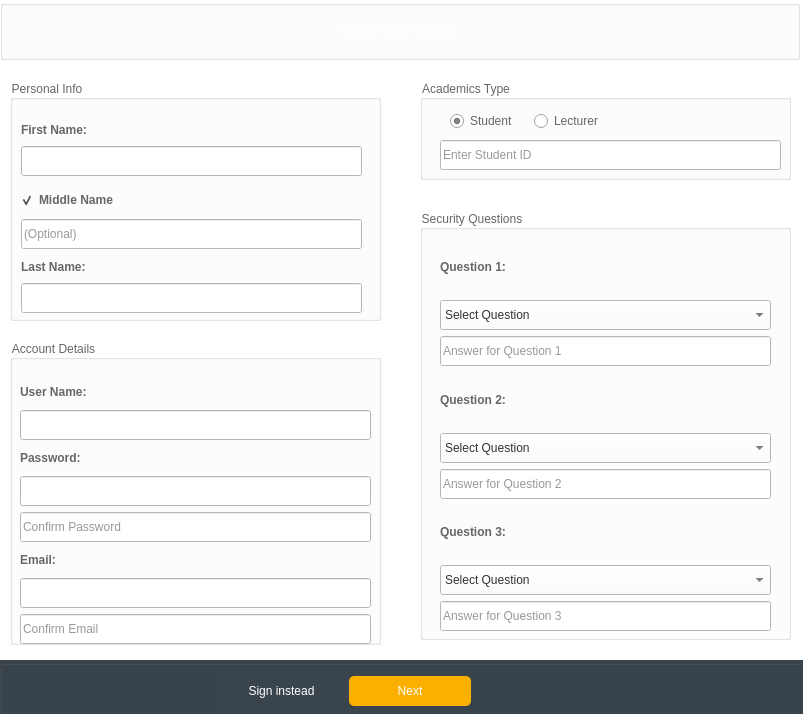
<?xml version="1.0" encoding="UTF-8"?>
<ui version="4.0">
 <class>Register</class>
 <widget class="QDialog" name="Register">
  <property name="geometry">
   <rect>
    <x>0</x>
    <y>0</y>
    <width>803</width>
    <height>714</height>
   </rect>
  </property>
  <property name="minimumSize">
   <size>
    <width>0</width>
    <height>0</height>
   </size>
  </property>
  <property name="maximumSize">
   <size>
    <width>16777215</width>
    <height>16777215</height>
   </size>
  </property>
  <property name="windowTitle">
   <string>Sign Up</string>
  </property>
  <property name="styleSheet">
   <string notr="true">background-color:#ffffff;</string>
  </property>
  <widget class="QGroupBox" name="Header">
   <property name="geometry">
    <rect>
     <x>0</x>
     <y>0</y>
     <width>800</width>
     <height>60</height>
    </rect>
   </property>
   <property name="minimumSize">
    <size>
     <width>800</width>
     <height>60</height>
    </size>
   </property>
   <property name="maximumSize">
    <size>
     <width>400</width>
     <height>60</height>
    </size>
   </property>
   <property name="styleSheet">
    <string notr="true">background: url(:/images/background.jpg);
background-position:center;
background-repeat: no-repeat;</string>
   </property>
   <property name="title">
    <string/>
   </property>
   <widget class="QLabel" name="label">
    <property name="geometry">
     <rect>
      <x>0</x>
      <y>20</y>
      <width>800</width>
      <height>20</height>
     </rect>
    </property>
    <property name="minimumSize">
     <size>
      <width>800</width>
      <height>20</height>
     </size>
    </property>
    <property name="maximumSize">
     <size>
      <width>800</width>
      <height>20</height>
     </size>
    </property>
    <property name="font">
     <font>
      <weight>62</weight>
      <bold>true</bold>
     </font>
    </property>
    <property name="styleSheet">
     <string notr="true">font-weight:500;
color:#ffffff;
background: none;</string>
    </property>
    <property name="text">
     <string>Create your account</string>
    </property>
    <property name="alignment">
     <set>Qt::AlignCenter</set>
    </property>
   </widget>
  </widget>
  <widget class="QStackedWidget" name="stackedWidgetRegister">
   <property name="geometry">
    <rect>
     <x>0</x>
     <y>60</y>
     <width>821</width>
     <height>661</height>
    </rect>
   </property>
   <property name="currentIndex">
    <number>0</number>
   </property>
   <widget class="QWidget" name="personInfo">
    <widget class="QGroupBox" name="userInfogroupBox_2">
     <property name="geometry">
      <rect>
       <x>420</x>
       <y>150</y>
       <width>371</width>
       <height>430</height>
      </rect>
     </property>
     <property name="minimumSize">
      <size>
       <width>371</width>
       <height>430</height>
      </size>
     </property>
     <property name="maximumSize">
      <size>
       <width>371</width>
       <height>430</height>
      </size>
     </property>
     <property name="styleSheet">
      <string notr="true">color:#666;
background-color:none;</string>
     </property>
     <property name="title">
      <string>Security Questions</string>
     </property>
     <widget class="QWidget" name="layoutWidget_5">
      <property name="geometry">
       <rect>
        <x>20</x>
        <y>30</y>
        <width>331</width>
        <height>391</height>
       </rect>
      </property>
      <layout class="QVBoxLayout" name="verticalLayout_4">
       <item>
        <widget class="QLabel" name="firstQuestion_RegForm_3">
         <property name="font">
          <font>
           <weight>75</weight>
           <bold>true</bold>
          </font>
         </property>
         <property name="styleSheet">
          <string notr="true">background-color:none;</string>
         </property>
         <property name="text">
          <string>Question 1:</string>
         </property>
        </widget>
       </item>
       <item>
        <widget class="QComboBox" name="question_1_comboBox">
         <property name="minimumSize">
          <size>
           <width>0</width>
           <height>30</height>
          </size>
         </property>
         <property name="maximumSize">
          <size>
           <width>16777215</width>
           <height>30</height>
          </size>
         </property>
         <property name="styleSheet">
          <string notr="true">background:#ffffff;
color:#333;</string>
         </property>
         <item>
          <property name="text">
           <string>Select Question</string>
          </property>
         </item>
        </widget>
       </item>
       <item>
        <widget class="QLineEdit" name="firtstQuestionAnswer_RegFormLineEdit">
         <property name="minimumSize">
          <size>
           <width>0</width>
           <height>30</height>
          </size>
         </property>
         <property name="maximumSize">
          <size>
           <width>16777215</width>
           <height>30</height>
          </size>
         </property>
         <property name="styleSheet">
          <string notr="true">background-color:#ffffff;
color: #333;</string>
         </property>
         <property name="placeholderText">
          <string>Answer for Question 1</string>
         </property>
        </widget>
       </item>
       <item>
        <widget class="QLabel" name="secondQuestion_RegForm_3">
         <property name="font">
          <font>
           <weight>75</weight>
           <bold>true</bold>
          </font>
         </property>
         <property name="styleSheet">
          <string notr="true">background-color:none;</string>
         </property>
         <property name="text">
          <string>Question 2:</string>
         </property>
        </widget>
       </item>
       <item>
        <widget class="QComboBox" name="question_2_comboBox">
         <property name="minimumSize">
          <size>
           <width>0</width>
           <height>30</height>
          </size>
         </property>
         <property name="maximumSize">
          <size>
           <width>16777215</width>
           <height>30</height>
          </size>
         </property>
         <property name="styleSheet">
          <string notr="true">background:#ffffff;
color:#333;</string>
         </property>
         <item>
          <property name="text">
           <string>Select Question</string>
          </property>
         </item>
        </widget>
       </item>
       <item>
        <widget class="QLineEdit" name="secondQuestionAnswer_RegFormLineEdit">
         <property name="minimumSize">
          <size>
           <width>0</width>
           <height>30</height>
          </size>
         </property>
         <property name="maximumSize">
          <size>
           <width>16777215</width>
           <height>30</height>
          </size>
         </property>
         <property name="styleSheet">
          <string notr="true">background-color:#ffffff;
color: #333;</string>
         </property>
         <property name="placeholderText">
          <string>Answer for Question 2</string>
         </property>
        </widget>
       </item>
       <item>
        <widget class="QLabel" name="thirdQuestion_RegForm_3">
         <property name="font">
          <font>
           <weight>75</weight>
           <bold>true</bold>
          </font>
         </property>
         <property name="styleSheet">
          <string notr="true">background-color:none;</string>
         </property>
         <property name="text">
          <string>Question 3:</string>
         </property>
        </widget>
       </item>
       <item>
        <widget class="QComboBox" name="question_3_comboBox">
         <property name="minimumSize">
          <size>
           <width>0</width>
           <height>30</height>
          </size>
         </property>
         <property name="maximumSize">
          <size>
           <width>16777215</width>
           <height>30</height>
          </size>
         </property>
         <property name="styleSheet">
          <string notr="true">background:#ffffff;
color:#333;</string>
         </property>
         <item>
          <property name="text">
           <string>Select Question</string>
          </property>
         </item>
        </widget>
       </item>
       <item>
        <widget class="QLineEdit" name="thirdQuestionAnswer_RegFormLineEdit">
         <property name="minimumSize">
          <size>
           <width>0</width>
           <height>30</height>
          </size>
         </property>
         <property name="maximumSize">
          <size>
           <width>16777215</width>
           <height>30</height>
          </size>
         </property>
         <property name="styleSheet">
          <string notr="true">background-color:#ffffff;
color: #333;</string>
         </property>
         <property name="placeholderText">
          <string>Answer for Question 3</string>
         </property>
        </widget>
       </item>
      </layout>
     </widget>
    </widget>
    <widget class="QGroupBox" name="userInfogroupBox">
     <property name="geometry">
      <rect>
       <x>10</x>
       <y>280</y>
       <width>371</width>
       <height>305</height>
      </rect>
     </property>
     <property name="minimumSize">
      <size>
       <width>0</width>
       <height>0</height>
      </size>
     </property>
     <property name="maximumSize">
      <size>
       <width>371</width>
       <height>305</height>
      </size>
     </property>
     <property name="styleSheet">
      <string notr="true">color:#666;
background-color:none;</string>
     </property>
     <property name="title">
      <string>Account Details</string>
     </property>
     <widget class="QWidget" name="layoutWidget1_3">
      <property name="geometry">
       <rect>
        <x>10</x>
        <y>40</y>
        <width>351</width>
        <height>264</height>
       </rect>
      </property>
      <layout class="QVBoxLayout" name="verticalLayout_2">
       <item>
        <widget class="QLabel" name="userName_RegForm">
         <property name="font">
          <font>
           <weight>75</weight>
           <bold>true</bold>
          </font>
         </property>
         <property name="styleSheet">
          <string notr="true">background-color:none;</string>
         </property>
         <property name="text">
          <string>User Name:</string>
         </property>
        </widget>
       </item>
       <item>
        <widget class="QLineEdit" name="userName_RegFormLineEdit">
         <property name="minimumSize">
          <size>
           <width>0</width>
           <height>30</height>
          </size>
         </property>
         <property name="maximumSize">
          <size>
           <width>16777215</width>
           <height>30</height>
          </size>
         </property>
         <property name="styleSheet">
          <string notr="true">background-color:#ffffff;
color: #333;</string>
         </property>
        </widget>
       </item>
       <item>
        <widget class="QLabel" name="password_RegForm">
         <property name="font">
          <font>
           <weight>75</weight>
           <bold>true</bold>
          </font>
         </property>
         <property name="styleSheet">
          <string notr="true">background-color:none;</string>
         </property>
         <property name="text">
          <string>Password:</string>
         </property>
        </widget>
       </item>
       <item>
        <widget class="QLineEdit" name="password_RegFormLineEdit">
         <property name="minimumSize">
          <size>
           <width>0</width>
           <height>30</height>
          </size>
         </property>
         <property name="maximumSize">
          <size>
           <width>16777215</width>
           <height>30</height>
          </size>
         </property>
         <property name="styleSheet">
          <string notr="true">background-color:#ffffff;
color: #333;</string>
         </property>
         <property name="echoMode">
          <enum>QLineEdit::Password</enum>
         </property>
        </widget>
       </item>
       <item>
        <widget class="QLineEdit" name="passwordConfirm_RegFormLineEdit">
         <property name="minimumSize">
          <size>
           <width>0</width>
           <height>30</height>
          </size>
         </property>
         <property name="maximumSize">
          <size>
           <width>16777215</width>
           <height>30</height>
          </size>
         </property>
         <property name="styleSheet">
          <string notr="true">background-color:#ffffff;
color: #333;</string>
         </property>
         <property name="echoMode">
          <enum>QLineEdit::Password</enum>
         </property>
         <property name="placeholderText">
          <string>Confirm Password</string>
         </property>
        </widget>
       </item>
       <item>
        <widget class="QLabel" name="email_RegForm">
         <property name="font">
          <font>
           <weight>75</weight>
           <bold>true</bold>
          </font>
         </property>
         <property name="styleSheet">
          <string notr="true">background-color:none;</string>
         </property>
         <property name="text">
          <string>Email:</string>
         </property>
        </widget>
       </item>
       <item>
        <widget class="QLineEdit" name="confirmEmail_RegFormLineEdit_2">
         <property name="minimumSize">
          <size>
           <width>0</width>
           <height>30</height>
          </size>
         </property>
         <property name="maximumSize">
          <size>
           <width>16777215</width>
           <height>30</height>
          </size>
         </property>
         <property name="styleSheet">
          <string notr="true">background-color:#ffffff;
color: #333;</string>
         </property>
         <property name="placeholderText">
          <string/>
         </property>
        </widget>
       </item>
       <item alignment="Qt::AlignTop">
        <widget class="QLineEdit" name="email_RegFormLineEdit">
         <property name="minimumSize">
          <size>
           <width>0</width>
           <height>30</height>
          </size>
         </property>
         <property name="maximumSize">
          <size>
           <width>16777215</width>
           <height>30</height>
          </size>
         </property>
         <property name="styleSheet">
          <string notr="true">background-color:#ffffff;
color: #333;</string>
         </property>
         <property name="placeholderText">
          <string>Confirm Email</string>
         </property>
        </widget>
       </item>
      </layout>
     </widget>
    </widget>
    <widget class="QGroupBox" name="personalInfogroupBox">
     <property name="geometry">
      <rect>
       <x>10</x>
       <y>20</y>
       <width>371</width>
       <height>241</height>
      </rect>
     </property>
     <property name="minimumSize">
      <size>
       <width>371</width>
       <height>181</height>
      </size>
     </property>
     <property name="maximumSize">
      <size>
       <width>16777215</width>
       <height>16777215</height>
      </size>
     </property>
     <property name="styleSheet">
      <string notr="true">color:#666;
background: transparent;
</string>
     </property>
     <property name="title">
      <string>Personal Info</string>
     </property>
     <widget class="QLabel" name="firstName_RegForm">
      <property name="geometry">
       <rect>
        <x>11</x>
        <y>42</y>
        <width>75</width>
        <height>16</height>
       </rect>
      </property>
      <property name="font">
       <font>
        <weight>75</weight>
        <bold>true</bold>
       </font>
      </property>
      <property name="styleSheet">
       <string notr="true">background-color:none;</string>
      </property>
      <property name="text">
       <string>First Name:</string>
      </property>
     </widget>
     <widget class="QLineEdit" name="firstName_RegFormLineEdit">
      <property name="geometry">
       <rect>
        <x>11</x>
        <y>66</y>
        <width>341</width>
        <height>30</height>
       </rect>
      </property>
      <property name="minimumSize">
       <size>
        <width>0</width>
        <height>30</height>
       </size>
      </property>
      <property name="maximumSize">
       <size>
        <width>16777215</width>
        <height>30</height>
       </size>
      </property>
      <property name="styleSheet">
       <string notr="true">background-color:#ffffff;
color: #333;</string>
      </property>
     </widget>
     <widget class="QLineEdit" name="middleName_RegFormLineEdit">
      <property name="enabled">
       <bool>true</bool>
      </property>
      <property name="geometry">
       <rect>
        <x>11</x>
        <y>139</y>
        <width>341</width>
        <height>30</height>
       </rect>
      </property>
      <property name="minimumSize">
       <size>
        <width>0</width>
        <height>30</height>
       </size>
      </property>
      <property name="maximumSize">
       <size>
        <width>16777215</width>
        <height>30</height>
       </size>
      </property>
      <property name="styleSheet">
       <string notr="true">background-color:#ffffff;
color: #333;</string>
      </property>
      <property name="placeholderText">
       <string>(Optional)</string>
      </property>
     </widget>
     <widget class="QLabel" name="lastName_RegForm">
      <property name="geometry">
       <rect>
        <x>11</x>
        <y>179</y>
        <width>72</width>
        <height>16</height>
       </rect>
      </property>
      <property name="font">
       <font>
        <weight>75</weight>
        <bold>true</bold>
       </font>
      </property>
      <property name="styleSheet">
       <string notr="true">background-color:none;</string>
      </property>
      <property name="text">
       <string>Last Name:</string>
      </property>
     </widget>
     <widget class="QLineEdit" name="lastName_RegFormLineEdit">
      <property name="geometry">
       <rect>
        <x>11</x>
        <y>203</y>
        <width>341</width>
        <height>30</height>
       </rect>
      </property>
      <property name="minimumSize">
       <size>
        <width>0</width>
        <height>30</height>
       </size>
      </property>
      <property name="maximumSize">
       <size>
        <width>16777215</width>
        <height>30</height>
       </size>
      </property>
      <property name="styleSheet">
       <string notr="true">background-color:#ffffff;
color: #333;</string>
      </property>
     </widget>
     <widget class="QCheckBox" name="middleNamecheckBox">
      <property name="geometry">
       <rect>
        <x>10</x>
        <y>110</y>
        <width>111</width>
        <height>20</height>
       </rect>
      </property>
      <property name="font">
       <font>
        <weight>75</weight>
        <bold>true</bold>
       </font>
      </property>
      <property name="text">
       <string>Middle Name</string>
      </property>
      <property name="checked">
       <bool>true</bool>
      </property>
     </widget>
    </widget>
    <widget class="QGroupBox" name="accountTypegroupBox">
     <property name="geometry">
      <rect>
       <x>420</x>
       <y>20</y>
       <width>371</width>
       <height>100</height>
      </rect>
     </property>
     <property name="minimumSize">
      <size>
       <width>0</width>
       <height>100</height>
      </size>
     </property>
     <property name="maximumSize">
      <size>
       <width>371</width>
       <height>100</height>
      </size>
     </property>
     <property name="styleSheet">
      <string notr="true">color:#666;
background-color:none;</string>
     </property>
     <property name="title">
      <string>Academics Type</string>
     </property>
     <widget class="QLineEdit" name="studentIdRegFormLineEdit">
      <property name="enabled">
       <bool>true</bool>
      </property>
      <property name="geometry">
       <rect>
        <x>20</x>
        <y>60</y>
        <width>341</width>
        <height>30</height>
       </rect>
      </property>
      <property name="minimumSize">
       <size>
        <width>0</width>
        <height>30</height>
       </size>
      </property>
      <property name="maximumSize">
       <size>
        <width>16777215</width>
        <height>30</height>
       </size>
      </property>
      <property name="styleSheet">
       <string notr="true">background-color:#ffffff;
color: #333;</string>
      </property>
      <property name="placeholderText">
       <string>Enter Student ID</string>
      </property>
     </widget>
     <widget class="QWidget" name="layoutWidget">
      <property name="geometry">
       <rect>
        <x>30</x>
        <y>30</y>
        <width>161</width>
        <height>22</height>
       </rect>
      </property>
      <layout class="QHBoxLayout" name="horizontalLayout_4">
       <item>
        <widget class="QRadioButton" name="studentRadioButton">
         <property name="text">
          <string>Student</string>
         </property>
         <property name="checked">
          <bool>true</bool>
         </property>
        </widget>
       </item>
       <item>
        <widget class="QRadioButton" name="lecturerRadioButton">
         <property name="text">
          <string>Lecturer</string>
         </property>
        </widget>
       </item>
      </layout>
     </widget>
    </widget>
    <widget class="QGroupBox" name="Footer">
     <property name="geometry">
      <rect>
       <x>0</x>
       <y>600</y>
       <width>811</width>
       <height>60</height>
      </rect>
     </property>
     <property name="minimumSize">
      <size>
       <width>811</width>
       <height>60</height>
      </size>
     </property>
     <property name="maximumSize">
      <size>
       <width>800</width>
       <height>60</height>
      </size>
     </property>
     <property name="styleSheet">
      <string notr="true">background:#3a444c;</string>
     </property>
     <property name="title">
      <string/>
     </property>
     <widget class="QWidget" name="layoutWidget1_6">
      <property name="geometry">
       <rect>
        <x>220</x>
        <y>10</y>
        <width>251</width>
        <height>42</height>
       </rect>
      </property>
      <layout class="QHBoxLayout" name="horizontalLayout_3">
       <item>
        <widget class="QPushButton" name="cancelSignUpButton">
         <property name="styleSheet">
          <string notr="true">color: #ffffff;
border:0;
height:30px;
border-radius:5px;</string>
         </property>
         <property name="text">
          <string>Sign instead</string>
         </property>
         <property name="icon">
          <iconset resource="images.qrc">
           <normaloff>:/icons White/Icons/White/Passsword.png</normaloff>:/icons White/Icons/White/Passsword.png</iconset>
         </property>
        </widget>
       </item>
       <item>
        <widget class="QPushButton" name="signUpNextButton">
         <property name="styleSheet">
          <string notr="true">background:#fbaf01;
color: #ffffff;
border:0;
height:30px;
border-radius:5px;</string>
         </property>
         <property name="text">
          <string>Next</string>
         </property>
         <property name="icon">
          <iconset resource="images.qrc">
           <normaloff>:/icons White/Icons/White/Double Arrow RIGHT.png</normaloff>:/icons White/Icons/White/Double Arrow RIGHT.png</iconset>
         </property>
         <property name="autoDefault">
          <bool>false</bool>
         </property>
         <property name="default">
          <bool>false</bool>
         </property>
        </widget>
       </item>
      </layout>
     </widget>
    </widget>
   </widget>
   <widget class="QWidget" name="academic">
    <widget class="QGroupBox" name="academicGroupBox">
     <property name="geometry">
      <rect>
       <x>0</x>
       <y>10</y>
       <width>771</width>
       <height>71</height>
      </rect>
     </property>
     <property name="minimumSize">
      <size>
       <width>0</width>
       <height>0</height>
      </size>
     </property>
     <property name="maximumSize">
      <size>
       <width>16777215</width>
       <height>16777215</height>
      </size>
     </property>
     <property name="styleSheet">
      <string notr="true">color:#666;
background:#f1f1f1;</string>
     </property>
     <property name="title">
      <string>Academic Info</string>
     </property>
     <widget class="QPushButton" name="filterSearchButton">
      <property name="geometry">
       <rect>
        <x>511</x>
        <y>29</y>
        <width>251</width>
        <height>26</height>
       </rect>
      </property>
      <property name="styleSheet">
       <string notr="true">background:#fbaf01;
color: #ffffff;
border:0;
height:30px;
border-radius:5px;</string>
      </property>
      <property name="text">
       <string>Filter Search</string>
      </property>
      <property name="icon">
       <iconset resource="images.qrc">
        <normaloff>:/icons White/Icons/White/Search.png</normaloff>:/icons White/Icons/White/Search.png</iconset>
      </property>
      <property name="autoDefault">
       <bool>false</bool>
      </property>
      <property name="default">
       <bool>false</bool>
      </property>
     </widget>
     <widget class="QWidget" name="layoutWidget">
      <property name="geometry">
       <rect>
        <x>40</x>
        <y>30</y>
        <width>189</width>
        <height>32</height>
       </rect>
      </property>
      <layout class="QHBoxLayout" name="horizontalLayout_2">
       <item>
        <widget class="QLabel" name="facultyLabel">
         <property name="font">
          <font>
           <weight>75</weight>
           <bold>true</bold>
          </font>
         </property>
         <property name="styleSheet">
          <string notr="true">background-color:none;</string>
         </property>
         <property name="text">
          <string>Faculty:</string>
         </property>
         <property name="alignment">
          <set>Qt::AlignRight|Qt::AlignTrailing|Qt::AlignVCenter</set>
         </property>
        </widget>
       </item>
       <item>
        <widget class="QComboBox" name="facultyComboBox">
         <item>
          <property name="text">
           <string>Select Faculty</string>
          </property>
         </item>
        </widget>
       </item>
      </layout>
     </widget>
     <widget class="QWidget" name="layoutWidget">
      <property name="geometry">
       <rect>
        <x>270</x>
        <y>30</y>
        <width>201</width>
        <height>32</height>
       </rect>
      </property>
      <layout class="QHBoxLayout" name="horizontalLayout_5">
       <item>
        <widget class="QLabel" name="programLabel">
         <property name="font">
          <font>
           <weight>75</weight>
           <bold>true</bold>
          </font>
         </property>
         <property name="styleSheet">
          <string notr="true">background-color:none;</string>
         </property>
         <property name="text">
          <string>Program:</string>
         </property>
         <property name="alignment">
          <set>Qt::AlignRight|Qt::AlignTrailing|Qt::AlignVCenter</set>
         </property>
        </widget>
       </item>
       <item>
        <widget class="QComboBox" name="programComboBox">
         <item>
          <property name="text">
           <string>Select program</string>
          </property>
         </item>
         <item>
          <property name="text">
           <string>Associate</string>
          </property>
         </item>
         <item>
          <property name="text">
           <string>Bachelor</string>
          </property>
         </item>
        </widget>
       </item>
      </layout>
     </widget>
    </widget>
    <widget class="QGroupBox" name="groupBoxRegBottom">
     <property name="geometry">
      <rect>
       <x>0</x>
       <y>600</y>
       <width>811</width>
       <height>60</height>
      </rect>
     </property>
     <property name="minimumSize">
      <size>
       <width>811</width>
       <height>60</height>
      </size>
     </property>
     <property name="maximumSize">
      <size>
       <width>811</width>
       <height>60</height>
      </size>
     </property>
     <property name="styleSheet">
      <string notr="true">background:#3a444c;</string>
     </property>
     <property name="title">
      <string/>
     </property>
     <widget class="QWidget" name="layoutWidget1">
      <property name="geometry">
       <rect>
        <x>270</x>
        <y>10</y>
        <width>231</width>
        <height>32</height>
       </rect>
      </property>
      <layout class="QHBoxLayout" name="horizontalLayout">
       <item>
        <widget class="QPushButton" name="backSignUpButton">
         <property name="styleSheet">
          <string notr="true">color: #ffffff;
border:0;
height:30px;
border-radius:5px;</string>
         </property>
         <property name="text">
          <string>Back</string>
         </property>
         <property name="icon">
          <iconset resource="images.qrc">
           <normaloff>:/icons White/Icons/White/Single Arrow LEFT.png</normaloff>:/icons White/Icons/White/Single Arrow LEFT.png</iconset>
         </property>
        </widget>
       </item>
       <item>
        <widget class="QPushButton" name="signUpButton">
         <property name="styleSheet">
          <string notr="true">background:#fbaf01;
color: #ffffff;
border:0;
height:30px;
border-radius:5px;</string>
         </property>
         <property name="text">
          <string>  Create</string>
         </property>
         <property name="icon">
          <iconset resource="images.qrc">
           <normaloff>:/icons White/Icons/White/Add User.png</normaloff>:/icons White/Icons/White/Add User.png</iconset>
         </property>
         <property name="autoDefault">
          <bool>false</bool>
         </property>
         <property name="default">
          <bool>false</bool>
         </property>
        </widget>
       </item>
      </layout>
     </widget>
    </widget>
    <widget class="QTableWidget" name="programSequenceTable_registerTableWidget">
     <property name="geometry">
      <rect>
       <x>0</x>
       <y>90</y>
       <width>781</width>
       <height>301</height>
      </rect>
     </property>
     <property name="editTriggers">
      <set>QAbstractItemView::NoEditTriggers</set>
     </property>
    </widget>
    <widget class="QLabel" name="programSequenceSelected_label">
     <property name="geometry">
      <rect>
       <x>10</x>
       <y>410</y>
       <width>201</width>
       <height>16</height>
      </rect>
     </property>
     <property name="font">
      <font>
       <pointsize>9</pointsize>
       <weight>50</weight>
       <bold>false</bold>
      </font>
     </property>
     <property name="styleSheet">
      <string notr="true">color:#666;</string>
     </property>
     <property name="text">
      <string>Program Sequence SELECTED:</string>
     </property>
    </widget>
    <widget class="QLabel" name="facultySelected_label">
     <property name="geometry">
      <rect>
       <x>-10</x>
       <y>440</y>
       <width>801</width>
       <height>21</height>
      </rect>
     </property>
     <property name="font">
      <font>
       <pointsize>12</pointsize>
       <weight>75</weight>
       <bold>true</bold>
      </font>
     </property>
     <property name="styleSheet">
      <string notr="true">color:#666;</string>
     </property>
     <property name="text">
      <string/>
     </property>
     <property name="alignment">
      <set>Qt::AlignCenter</set>
     </property>
    </widget>
    <widget class="QLabel" name="programSelected_label">
     <property name="geometry">
      <rect>
       <x>-10</x>
       <y>470</y>
       <width>801</width>
       <height>21</height>
      </rect>
     </property>
     <property name="font">
      <font>
       <pointsize>12</pointsize>
       <weight>75</weight>
       <bold>true</bold>
      </font>
     </property>
     <property name="styleSheet">
      <string notr="true">color:#666;</string>
     </property>
     <property name="text">
      <string/>
     </property>
     <property name="alignment">
      <set>Qt::AlignCenter</set>
     </property>
    </widget>
    <widget class="QLabel" name="programSequenceYearSelected_label">
     <property name="geometry">
      <rect>
       <x>-20</x>
       <y>500</y>
       <width>801</width>
       <height>21</height>
      </rect>
     </property>
     <property name="font">
      <font>
       <pointsize>12</pointsize>
       <weight>75</weight>
       <bold>true</bold>
      </font>
     </property>
     <property name="styleSheet">
      <string notr="true">color:#666;</string>
     </property>
     <property name="text">
      <string/>
     </property>
     <property name="alignment">
      <set>Qt::AlignCenter</set>
     </property>
    </widget>
   </widget>
  </widget>
 </widget>
 <resources>
  <include location="images.qrc"/>
 </resources>
 <connections/>
</ui>
